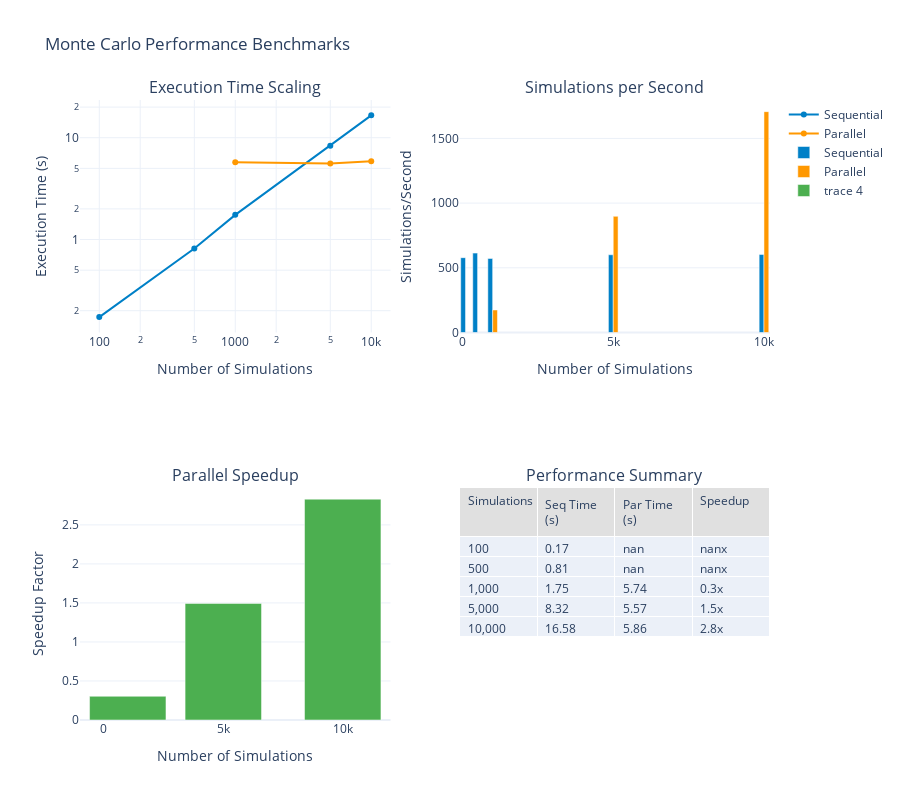

Write notebook code for a chart like this one.
### Markdown cell above
## 2. Performance Benchmarking

### Code cell
def benchmark_performance():
    """Benchmark Monte Carlo engine performance."""
    
    simulation_sizes = [100, 500, 1000, 5000, 10000]
    results = []
    
    for n_sims in simulation_sizes:
        # Sequential run
        engine_seq = setup_simulation_engine(n_simulations=n_sims, parallel=False)
        
        print(f"\nRunning {n_sims:,} simulations (sequential)...")
        start_time = time.time()
        results_seq = engine_seq.run()
        seq_time = time.time() - start_time
        
        # Parallel run (if n_sims >= 1000)
        if n_sims >= 1000:
            engine_par = setup_simulation_engine(n_simulations=n_sims, parallel=True)
            
            print(f"Running {n_sims:,} simulations (parallel)...")
            start_time = time.time()
            results_par = engine_par.run()
            par_time = time.time() - start_time
            
            speedup = seq_time / par_time if par_time > 0 else 1.0
        else:
            par_time = None
            speedup = None
        
        results.append({
            'n_simulations': n_sims,
            'sequential_time': seq_time,
            'parallel_time': par_time,
            'speedup': speedup,
            'sims_per_second_seq': n_sims / seq_time if seq_time > 0 else 0,
            'sims_per_second_par': n_sims / par_time if par_time else None
        })
    
    perf_df = pd.DataFrame(results)
    
    # Create performance visualization
    fig = make_subplots(
        rows=2, cols=2,
        subplot_titles=(
            'Execution Time Scaling',
            'Simulations per Second',
            'Parallel Speedup',
            'Performance Summary'
        ),
        specs=[
            [{'type': 'scatter'}, {'type': 'bar'}],
            [{'type': 'bar'}, {'type': 'table'}]
        ]
    )
    
    # Execution time scaling
    fig.add_trace(
        go.Scatter(
            x=perf_df['n_simulations'],
            y=perf_df['sequential_time'],
            mode='lines+markers',
            name='Sequential',
            line=dict(color=WSJ_COLORS['blue'], width=2)
        ),
        row=1, col=1
    )
    
    if perf_df['parallel_time'].notna().any():
        fig.add_trace(
            go.Scatter(
                x=perf_df[perf_df['parallel_time'].notna()]['n_simulations'],
                y=perf_df[perf_df['parallel_time'].notna()]['parallel_time'],
                mode='lines+markers',
                name='Parallel',
                line=dict(color=WSJ_COLORS['orange'], width=2)
            ),
            row=1, col=1
        )
    
    # Simulations per second
    fig.add_trace(
        go.Bar(
            x=perf_df['n_simulations'],
            y=perf_df['sims_per_second_seq'],
            name='Sequential',
            marker_color=WSJ_COLORS['blue']
        ),
        row=1, col=2
    )
    
    if perf_df['sims_per_second_par'].notna().any():
        fig.add_trace(
            go.Bar(
                x=perf_df[perf_df['sims_per_second_par'].notna()]['n_simulations'],
                y=perf_df[perf_df['sims_per_second_par'].notna()]['sims_per_second_par'],
                name='Parallel',
                marker_color=WSJ_COLORS['orange']
            ),
            row=1, col=2
        )
    
    # Parallel speedup
    if perf_df['speedup'].notna().any():
        fig.add_trace(
            go.Bar(
                x=perf_df[perf_df['speedup'].notna()]['n_simulations'],
                y=perf_df[perf_df['speedup'].notna()]['speedup'],
                marker_color=WSJ_COLORS['green']
            ),
            row=2, col=1
        )
    
    # Performance summary table
    fig.add_trace(
        go.Table(
            header=dict(
                values=['Simulations', 'Seq Time (s)', 'Par Time (s)', 'Speedup'],
                fill_color=WSJ_COLORS['light_gray'],
                align='left'
            ),
            cells=dict(
                values=[
                    [f'{x:,}' for x in perf_df['n_simulations']],
                    [f'{x:.2f}' for x in perf_df['sequential_time']],
                    [f'{x:.2f}' if x else '-' for x in perf_df['parallel_time']],
                    [f'{x:.1f}x' if x else '-' for x in perf_df['speedup']]
                ],
                align='left'
            )
        ),
        row=2, col=2
    )
    
    # Update layout
    fig.update_layout(
        height=800,
        showlegend=True,
        title_text="Monte Carlo Performance Benchmarks",
        template='plotly_white',
        barmode='group'
    )
    
    fig.update_xaxes(title_text="Number of Simulations", row=1, col=1, type='log')
    fig.update_xaxes(title_text="Number of Simulations", row=1, col=2)
    fig.update_xaxes(title_text="Number of Simulations", row=2, col=1)
    
    fig.update_yaxes(title_text="Execution Time (s)", row=1, col=1, type='log')
    fig.update_yaxes(title_text="Simulations/Second", row=1, col=2)
    fig.update_yaxes(title_text="Speedup Factor", row=2, col=1)
    
    fig.show()
    
    print("\nPerformance Summary:")
    print("="*70)
    print(perf_df.to_string(index=False))
    
    # Check if we meet performance targets
    if 10000 in perf_df['n_simulations'].values:
        idx_10k = perf_df[perf_df['n_simulations'] == 10000].index[0]
        time_10k = perf_df.loc[idx_10k, 'parallel_time'] or perf_df.loc[idx_10k, 'sequential_time']
        
        print(f"\n10K simulations completed in {time_10k:.2f}s")
        if time_10k < 10:
            print("âœ“ Performance target met: < 10s for 10K simulations")
        else:
            print("âœ— Performance target not met (target: < 10s)")

# Run benchmarks
benchmark_performance()

### Figure 1 — Plotly figure (JSON) as saved in the notebook; plotly's stock layout.template omitted (floating-point values rounded to 4 significant figures)
{"data": [{"line": {"color": "#0080C7", "width": 2}, "mode": "lines+markers", "name": "Sequential", "type": "scatter", "x": [100, 500, 1000, 5000, 10000], "xaxis": "x", "y": [0.1729, 0.815, 1.747, 8.32, 16.58], "yaxis": "y"}, {"line": {"color": "#FF9800", "width": 2}, "mode": "lines+markers", "name": "Parallel", "type": "scatter", "x": [1000, 5000, 10000], "xaxis": "x", "y": [5.744, 5.569, 5.858], "yaxis": "y"}, {"marker": {"color": "#0080C7"}, "name": "Sequential", "type": "bar", "x": [100, 500, 1000, 5000, 10000], "xaxis": "x2", "y": [578.3, 613.5, 572.4, 601.0, 603.2], "yaxis": "y2"}, {"marker": {"color": "#FF9800"}, "name": "Parallel", "type": "bar", "x": [1000, 5000, 10000], "xaxis": "x2", "y": [174.1, 897.8, 1707.0], "yaxis": "y2"}, {"marker": {"color": "#4CAF50"}, "type": "bar", "x": [1000, 5000, 10000], "xaxis": "x3", "y": [0.3042, 1.494, 2.83], "yaxis": "y3"}, {"cells": {"align": "left", "values": [["100", "500", "1,000", "5,000", "10,000"], ["0.17", "0.81", "1.75", "8.32", "16.58"], ["nan", "nan", "5.74", "5.57", "5.86"], ["nanx", "nanx", "0.3x", "1.5x", "2.8x"]]}, "domain": {"x": [0.55, 1], "y": [0, 0.375]}, "header": {"align": "left", "fill": {"color": "#E0E0E0"}, "values": ["Simulations", "Seq Time (s)", "Par Time (s)", "Speedup"]}, "type": "table"}], "layout": {"annotations": [{"font": {"size": 16}, "showarrow": false, "text": "Execution Time Scaling", "x": 0.225, "xanchor": "center", "xref": "paper", "y": 1, "yanchor": "bottom", "yref": "paper"}, {"font": {"size": 16}, "showarrow": false, "text": "Simulations per Second", "x": 0.775, "xanchor": "center", "xref": "paper", "y": 1, "yanchor": "bottom", "yref": "paper"}, {"font": {"size": 16}, "showarrow": false, "text": "Parallel Speedup", "x": 0.225, "xanchor": "center", "xref": "paper", "y": 0.375, "yanchor": "bottom", "yref": "paper"}, {"font": {"size": 16}, "showarrow": false, "text": "Performance Summary", "x": 0.775, "xanchor": "center", "xref": "paper", "y": 0.375, "yanchor": "bottom", "yref": "paper"}], "barmode": "group", "height": 800, "showlegend": true, "title": {"text": "Monte Carlo Performance Benchmarks"}, "xaxis": {"anchor": "y", "domain": [0, 0.45], "title": {"text": "Number of Simulations"}, "type": "log"}, "xaxis2": {"anchor": "y2", "domain": [0.55, 1], "title": {"text": "Number of Simulations"}}, "xaxis3": {"anchor": "y3", "domain": [0, 0.45], "title": {"text": "Number of Simulations"}}, "yaxis": {"anchor": "x", "domain": [0.625, 1], "title": {"text": "Execution Time (s)"}, "type": "log"}, "yaxis2": {"anchor": "x2", "domain": [0.625, 1], "title": {"text": "Simulations/Second"}}, "yaxis3": {"anchor": "x3", "domain": [0, 0.375], "title": {"text": "Speedup Factor"}}}}
